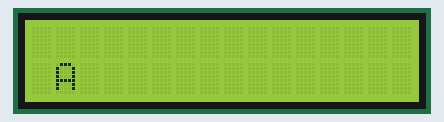
Recording of a sketch running on a simulated Arduino Uno, built with avr-gcc and run on an emulated ATmega328P. On the bench: 16×2 character LCD.

Above: at 1.1 s.
At 5.1 s:
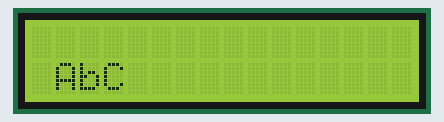
At 10.1 s:
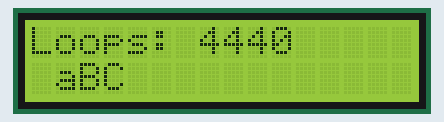
At 19.1 s:
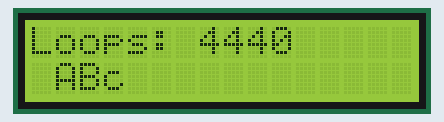
At 27.1 s:
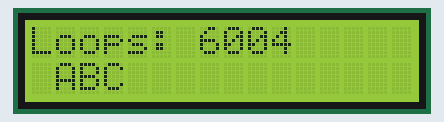
At 37.1 s:
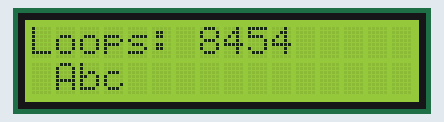

The sketch:

JB_LCD_Task1.ino
```cpp
#include <Wire.h>
#include <LiquidCrystal_I2C.h>

// Set the LCD I2C address (usually 0x27 or 0x3F)
LiquidCrystal_I2C g_lcd(39, 16, 2);  // (address, columns, rows)

const unsigned int OFFSET_ms = 10 * 1000;
unsigned long g_endTime_ms;
unsigned long g_loopCounter = 0;

bool g_task_1_on = false;
const unsigned int TASK_1_INTERVAL_ms = 1000;
unsigned long g_task_1_nextTime_ms;

bool g_task_2_on = false;
const unsigned int TASK_2_INTERVAL_ms = 2000;
unsigned long g_task_2_nextTime_ms;

bool g_task_3_on = false;
const unsigned int TASK_3_INTERVAL_ms = 3000;
unsigned long g_task_3_nextTime_ms;

// ----------

void setup()
{
  g_lcd.init();
  g_lcd.backlight();
  g_lcd.clear();

  Wire.begin();
  Wire.setClock(400000); // Set I2C clock to 400 kHz

  unsigned long current_ms = millis();
  g_endTime_ms = current_ms + OFFSET_ms;

  g_task_1_nextTime_ms = current_ms + TASK_1_INTERVAL_ms;
  g_task_2_nextTime_ms = current_ms + TASK_2_INTERVAL_ms;
  g_task_3_nextTime_ms = current_ms + TASK_3_INTERVAL_ms;
}

void loop()
{
  g_loopCounter++;
  unsigned long current_ms = millis();

  if (current_ms >= g_task_1_nextTime_ms) {
    g_task_1_on = !g_task_1_on;
    g_lcd.setCursor(1, 1);
    g_lcd.print(g_task_1_on ? "A" : "a");
    g_task_1_nextTime_ms = current_ms + TASK_1_INTERVAL_ms;
  }

  if (current_ms > g_task_2_nextTime_ms) {
    g_task_2_on = !g_task_2_on;
    g_lcd.setCursor(2, 1);
    g_lcd.print(g_task_2_on ? "B" : "b");
    g_task_2_nextTime_ms = current_ms + TASK_2_INTERVAL_ms;
  }

  if (current_ms > g_task_3_nextTime_ms) {
    g_task_3_on = !g_task_3_on;
    g_lcd.setCursor(3, 1);
    g_lcd.print(g_task_3_on ? "C" : "c");
    g_task_3_nextTime_ms = current_ms + TASK_3_INTERVAL_ms;
  }

  // ----

  if (current_ms >= g_endTime_ms) {
    outputResults();

    g_loopCounter = 0;
    g_endTime_ms = millis() + OFFSET_ms;
  }
}

void outputResults()
{
  g_lcd.setCursor(0, 0);
  g_lcd.print("Loops:          ");
  g_lcd.setCursor(7, 0);
  g_lcd.print(g_loopCounter);
}
```

Measured:
- what the display in image 0 shows lasts 1.0 s, from 1.1 s to 2.1 s
